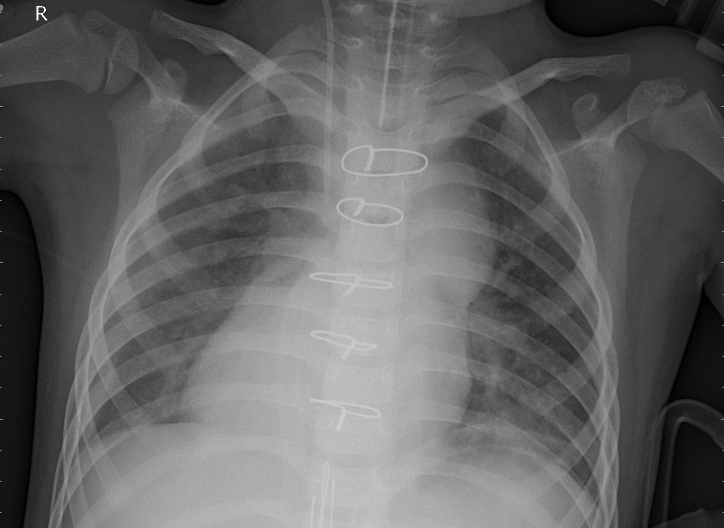
#> input picture test-pneumonia.jpeg, 1448 x 1056 px, found by its file name (shown at 1/2 size)
$ jupyter execute --allow-errors preprocessing-copd-detection.ipynb   (shell and % lines are left out)   (older library calls are emulated)
#> lines starting #> are read from the running program, lines starting #| are printed output that depends on the picture; after the words box and inside, x2 and y2 are one past the last pixel; in counts of white or black regions, pixels touching at a corner belong together
[cell 1]
import sys
import os
import glob
import numpy as np
import cv2
import scipy.misc
from matplotlib import pyplot as plt

[cell 2]
import numpy as np
import tensorflow as tf
import pandas as pd
import matplotlib.pyplot as plt
import matplotlib.image as mpimg
from keras.preprocessing.image import ImageDataGenerator
from tensorflow.keras.optimizers import RMSprop
from keras.preprocessing import image
# from google.colab import files

[cell 3]
input_dir = 'C:/Users/AALY/copd_detection/test-pneumonia.jpeg'
#basename = 'JPCLN001.png'
filename = input_dir #+ basename
dim = (512, 512)
img = cv2.imread(filename,0)
#> img is the input picture: shape (1056, 1448); min 0, max 255, mean 98.8
img = cv2.resize(img, dim, interpolation = cv2.INTER_AREA)
#> img: shape (512, 512)
print('Image shape is:', img.shape)
#| Image shape is: (512, 512)
plt.imshow(img,cmap='gray')
plt.colorbar()

[cell 4]
import cv2
import numpy as np

# Create our shapening kernel, it must equal to one eventually
kernel_sharpening = np.array([[-1,-1,-1],
                              [-1, 9,-1],
                              [-1,-1,-1]])
# applying the sharpening kernel to the input image & displaying it.
img = cv2.filter2D(img, -1, kernel_sharpening)
# cv2.imshow('Image Sharpening', img)
# cv2.waitKey(0)
# cv2.destroyAllWindows()
plt.imshow(img,cmap='gray')

[cell 5]
# [10 lines left out: function eraseMax, not called in this run]

# img_erased = eraseMax(img,draw=True)

#> (a cell that did not finish here is left out)

[cell 7]
clahe = cv2.createCLAHE(clipLimit=2.0, tileGridSize=(8,8))
img_clahe = clahe.apply(img)
plt.imshow(img_clahe,cmap='gray')

[cell 8]
ker = 169
kernel = np.ones((ker,ker),np.uint8)
blackhat = cv2.morphologyEx(img_clahe, cv2.MORPH_BLACKHAT, kernel)
plt.imshow(blackhat,cmap='gray')

[cell 9]
threshold = 45
ret, thresh = cv2.threshold(blackhat, threshold, 255, 0)
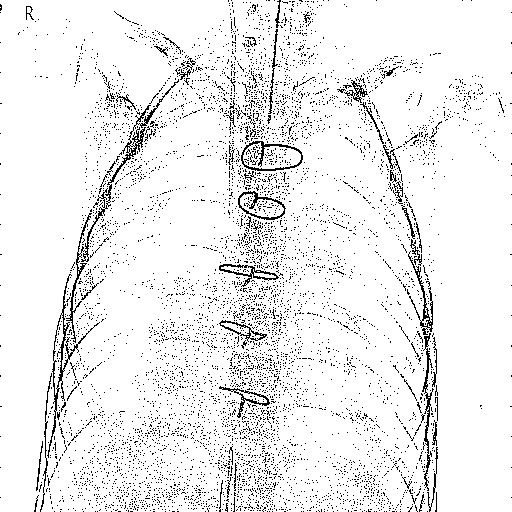
#> thresh: shape (512, 512); 93.1% white; black in thin lines or dots
#> ret = 45
plt.imshow(thresh,cmap='gray')

[cell 10]
def get_cmask(img, maxCorners=3800, qualityLevel=0.001, minDistance=1,Cradius=6):
#> called with maxCorners = 3800, qualityLevel = 0.001, minDistance = 1, Cradius = 6
    corners = cv2.goodFeaturesToTrack(img, maxCorners, qualityLevel, minDistance)
    corners = np.int0(corners)
    cmask = np.zeros(img.shape)
    for corner in corners:
        x,y = corner.ravel()
        cv2.circle(cmask,(x,y),Cradius,1,-1)
#> this loop made 3800 passes
#> (x, y) on passes 1 to 3: (28, 8), (28, 14), (28, 11)
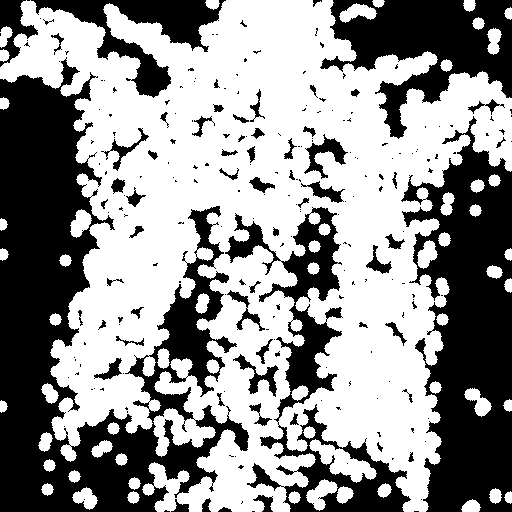
#> cmask: shape (512, 512) float64; values 0 (black) and 1 (white), 57.4% white; 231 black regions (168 under 20 px), largest, box (x1, y1, x2, y2) and area: (0, 57, 249, 512) 46213, (401, 116, 512, 512) 26507, (320, 0, 512, 139) 12597
    return cmask

cmask = get_cmask(img_clahe)
plt.imshow(cmask,cmap='gray')

[cell 11]
mask = np.multiply(cmask,thresh).astype('uint8')
#> mask: shape (512, 512); 52% white; 4340 black regions (4260 under 20 px), largest, box (x1, y1, x2, y2) and area: (0, 57, 250, 512) 48482, (390, 116, 512, 512) 27765, (219, 206, 412, 512) 13986
plt.imshow(mask,cmap='gray')

[cell 12]
median = cv2.medianBlur(mask,23)
#> median: shape (512, 512); 57.6% white; 39 black regions (11 under 20 px)
plt.imshow(median,cmap='gray')

[cell 13]
def contourMask(image):
    contours,hierc = cv2.findContours(image,cv2.RETR_TREE,cv2.CHAIN_APPROX_SIMPLE)
#> contours = 36 contours, 9 with area under 20; largest, box (x1, y1, x2, y2) and area: (0, 0, 512, 512) 165092, (160, 265, 225, 385) 4590, (283, 213, 338, 305) 3380, (277, 310, 333, 396) 2836, (101, 34, 173, 98) 1806
    area = np.zeros(len(contours))
#> area = 36 values from 0 to 0
    for j in range(len(contours)):
        cnt = contours[j]
        area[j] = cv2.contourArea(cnt)
#> this loop made 36 passes
#> cnt on passes 17, 31: [[249, 309], [250, 308], [251, 309], [250, 310]], [[310, 159], [311, 158], [312, 159], [311, 160]]
#> after the loop, area = 36 values, max 165092.5 at index 5, min 2 at index 16, mean 5093.3
    mask = np.zeros(image.shape)
    cv2.drawContours(mask, contours, np.argmax(area), (255), -1)#draw largest contour-usually right lung
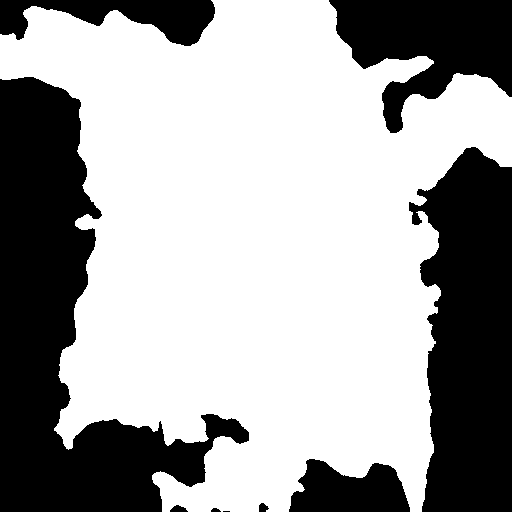
#> mask: shape (512, 512) float64; 63.5% white; 9 black regions (1 under 20 px), largest, box (x1, y1, x2, y2) and area: (0, 77, 249, 512) 43036, (409, 147, 512, 512) 28936, (329, 0, 512, 133) 13728
    temp = np.copy(area[np.argmax(area)])
#> temp = 165092.5
    area[np.argmax(area)]=0
    if area[np.argmax(area)] > temp/10:#make sure 2nd largest contour is also lung, not 2 lungs connected
        cv2.drawContours(mask, contours, np.argmax(area), (255), -1)#draw second largest contour
    contours.clear()
    return mask

contour_mask = contourMask(median).astype('uint8')
plt.imshow(contour_mask,cmap='gray')
cv2.imwrite("mask_new.jpeg", contour_mask)
#> Out = True

#> (a cell that did not finish here is left out)

[cell 15]
img = cv2.imread("C:/Users/AALY/copd_detection/chest_xray/train/PNEUMONIA/person1008_virus_1691.jpeg")
#> (the rest of this cell did not finish here and is left out)

[cell 16]
img = cv2.imread("C:/Users/AALY/copd_detection/chest_xray/train/PNEUMONIA/person1010_virus_1695.jpeg")
#> (the rest of this cell did not finish here and is left out)

[cell 17]
import numpy as np
from PIL import Image
input_dir = "C:/Users/AALY/copd_detection/sir_given_val/normal/"
pre_dir = "C:/Users/AALY/copd_detection/sir_given_val/pre-normal/"
# [17 lines left out: function apply_mask, not called in this run]

# [12 lines of commented-out code are left out]

#> (a cell that did not finish here is left out)

[cell 19]
len(dim)

[cell 20]
input_dir = "C:/Users/AALY/copd_detection/sir_given_val/normal/"
mask_dir = "C:/Users/AALY/copd_detection/sir_given_val/mask-normal/"
dim = (512, 512)
# [32 lines left out: function seg, not called in this run]

#Jvec = []
mask_count = 1
for filename in glob.glob(os.path.join(input_dir, '*.jpeg')):

#     basename = os.path.basename(filename)

    #GTmask = cv2.imread(GTmask_dir+basename,0)

    mask = seg(filename)
    write_dir = mask_dir + "sir-val-normal-" + str(mask_count) + ".jpeg"
    cv2.imwrite(write_dir, mask)
    print(mask_count)
    mask_count = mask_count + 1

    # [6 lines of commented-out code are left out]

[cell 21]
import numpy as np
import cv2, matplotlib.pyplot as plt

[cell 22]
img = cv2.imread('C:/Users/AALY/copd_detection/testsegment.jpeg') # in BGR mode
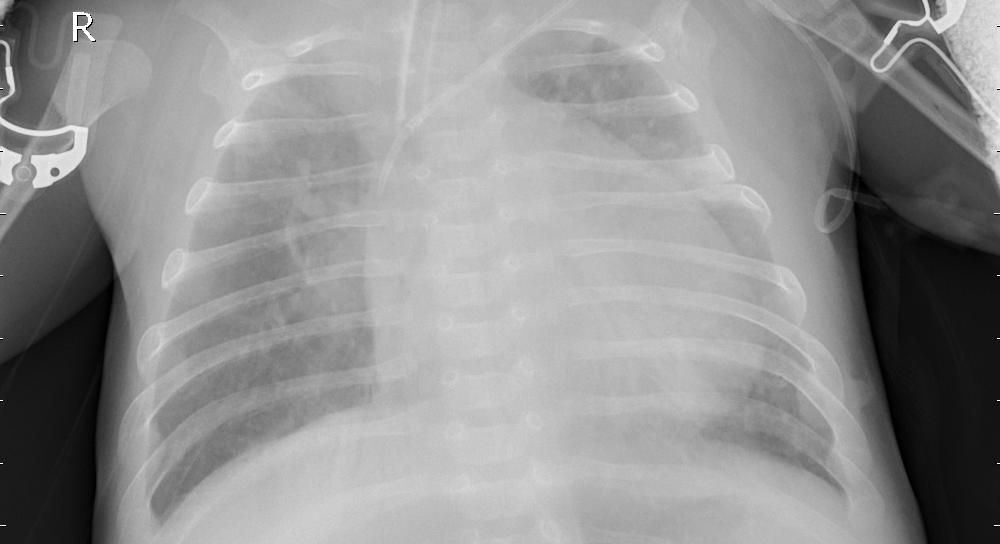
#> input picture testsegment.jpeg, 1000 x 544 px, found by its file name
#> img is the input picture: shape (544, 1000, 3); min 0, max 255, mean 144.9
# convert to RGB mode
img = cv2.cvtColor(img, cv2.COLOR_BGR2RGB)

plt.axis('off')
plt.imshow(img)

[cell 23]
import cv2
import numpy as np

# Create our shapening kernel, it must equal to one eventually
kernel_sharpening = np.array([[-1,-1,-1],
                              [-1, 9,-1],
                              [-1,-1,-1]])
# applying the sharpening kernel to the input image & displaying it.
img = cv2.filter2D(img, -1, kernel_sharpening)
cv2.imshow('Image Sharpening', img)
cv2.waitKey(0)
cv2.destroyAllWindows()

[cell 24]
# performing otsu's binarization
# convert to gray scale first
gray = cv2.cvtColor(img,cv2.COLOR_BGR2GRAY)
ret, thresh = cv2.threshold(gray, 0, 255, cv2.THRESH_BINARY_INV + cv2.THRESH_OTSU)
#> thresh: shape (544, 1000); 21.9% white; 1389 white regions (1357 under 20 px), largest, box (x1, y1, x2, y2) and area: (800, 25, 1000, 544) 62919, (0, 127, 131, 544) 40861, (0, 0, 97, 130) 6080
#> ret = 108
print("Threshold limit: " + str(ret))
#| Threshold limit: 108.0

plt.axis('off')
plt.imshow(thresh, cmap = 'gray')

[cell 25]
# noise removal
kernel = np.ones((3, 3), np.uint8)
opening = cv2.morphologyEx(thresh, cv2.MORPH_OPEN, kernel, iterations = 2)
#> opening: shape (544, 1000); 19.5% white; 20 white regions, largest, box (x1, y1, x2, y2) and area: (826, 82, 1000, 544) 59733, (0, 176, 130, 544) 39635, (0, 0, 83, 124) 4579

# sure background area
sure_bg = cv2.dilate(opening, kernel, iterations = 3)
#> sure_bg: shape (544, 1000); 21.3% white; 8 white regions, largest, box (x1, y1, x2, y2) and area: (823, 53, 1000, 544) 63950, (0, 173, 133, 544) 41981, (0, 0, 86, 127) 6212

# sure foreground area
dist_transform = cv2.distanceTransform(opening,cv2.DIST_L2,5)
ret, sure_fg = cv2.threshold(dist_transform,0.7*dist_transform.max(),255,0)
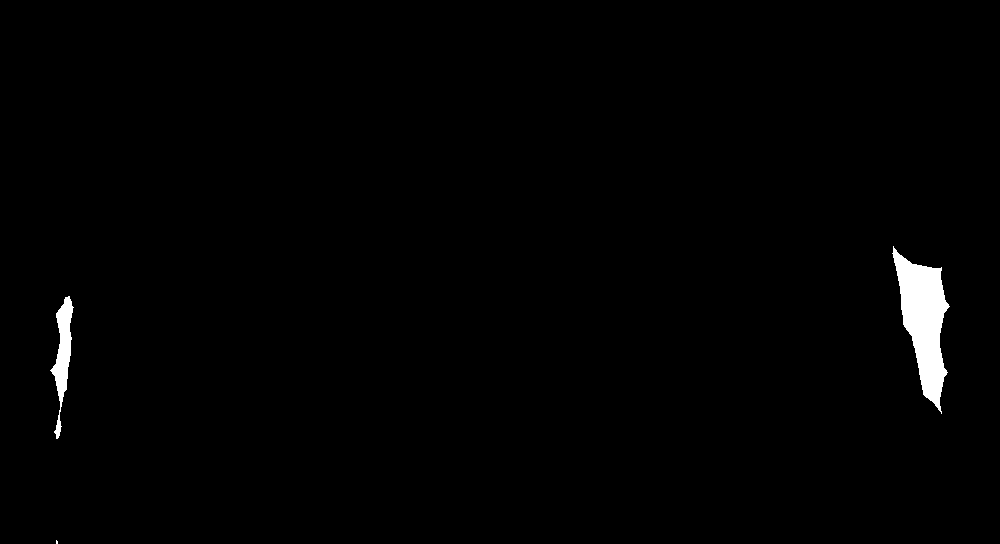
#> sure_fg: shape (544, 1000) float32; 1.1% white; 3 white regions (1 under 20 px), largest, box (x1, y1, x2, y2) and area: (892, 246, 950, 414) 4731, (50, 296, 74, 439) 1343
#> ret = 52.85

# Finding unknown region
sure_fg = np.uint8(sure_fg)
unknown = cv2.subtract(sure_bg,sure_fg)
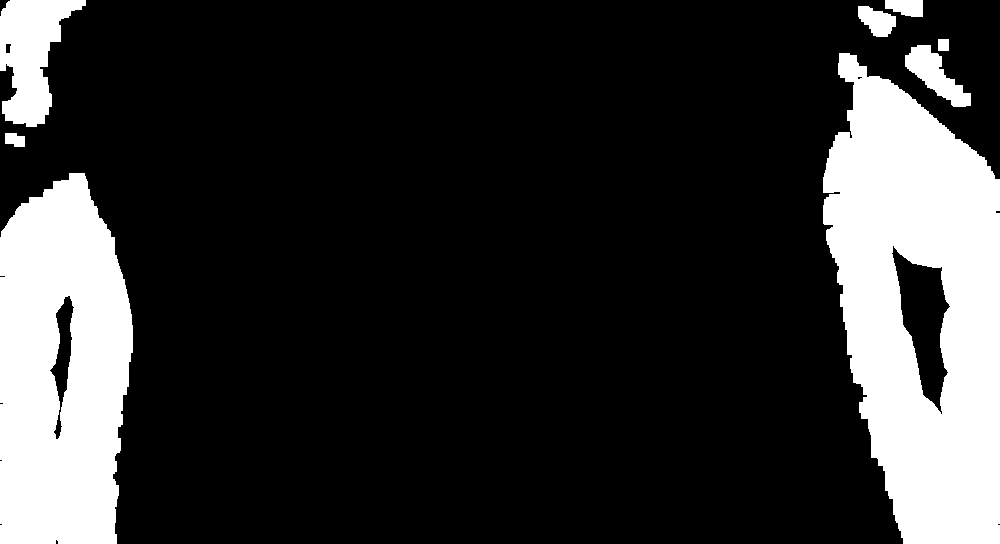
#> unknown: shape (544, 1000); 20.1% white; 8 white regions, largest, box (x1, y1, x2, y2) and area: (823, 53, 1000, 544) 59219, (0, 173, 133, 544) 40631, (0, 0, 86, 127) 6212

[cell 26]
plt.imshow(dist_transform, cmap = 'gray')

[cell 27]
print("hello")

[cell 28]
fig = plt.figure(figsize = (20, 10)) # to change figsize
plt.subplot(131)
plt.imshow(sure_bg, cmap = 'gray')
plt.title('Sure background, dilated')

plt.subplot(132)
plt.imshow(sure_fg, cmap = 'gray')
plt.title('Sure foreground, eroded')

plt.subplot(133)
plt.imshow(unknown, cmap = 'gray')
plt.title('Subtracted image, black - sure bg & fg')
plt.tight_layout()

[cell 29]
ret, markers = cv2.connectedComponents(sure_fg)
#> markers: shape (544, 1000) int32; 4 distinct labels, from 0 to 3
#> ret = 4

markers = markers + 1
#> markers: shape (544, 1000) int32; 4 distinct labels, from 1 to 4

markers[unknown==255] = 0
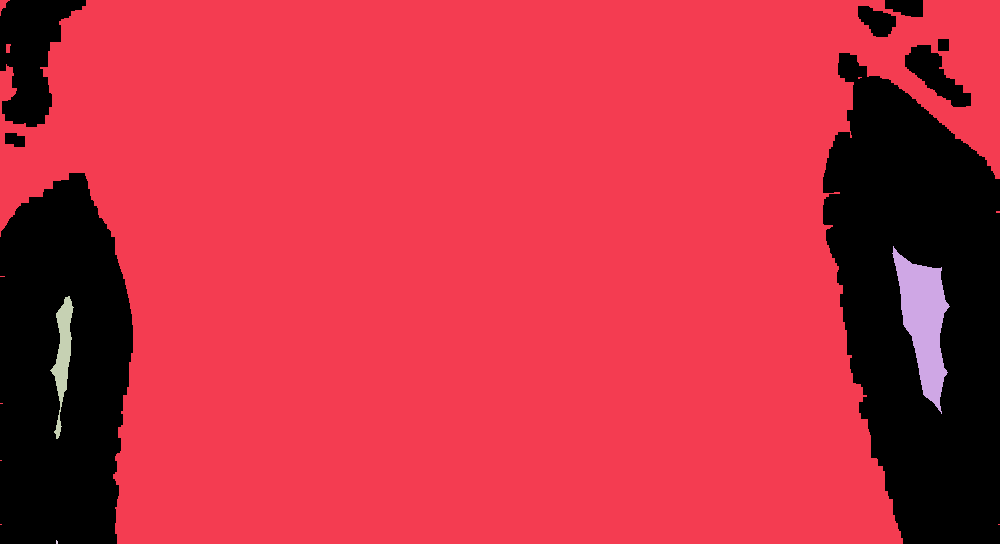
#> markers: shape (544, 1000) int32; 5 distinct labels, from 0 to 4; one colour per label, 0 black

fig = plt.figure(figsize = (20, 10)) # to change figsize
plt.subplot(121)
plt.imshow(markers, cmap = 'gray')
plt.subplot(122)
plt.imshow(markers)

[cell 30]
markers = cv2.watershed(img, markers)
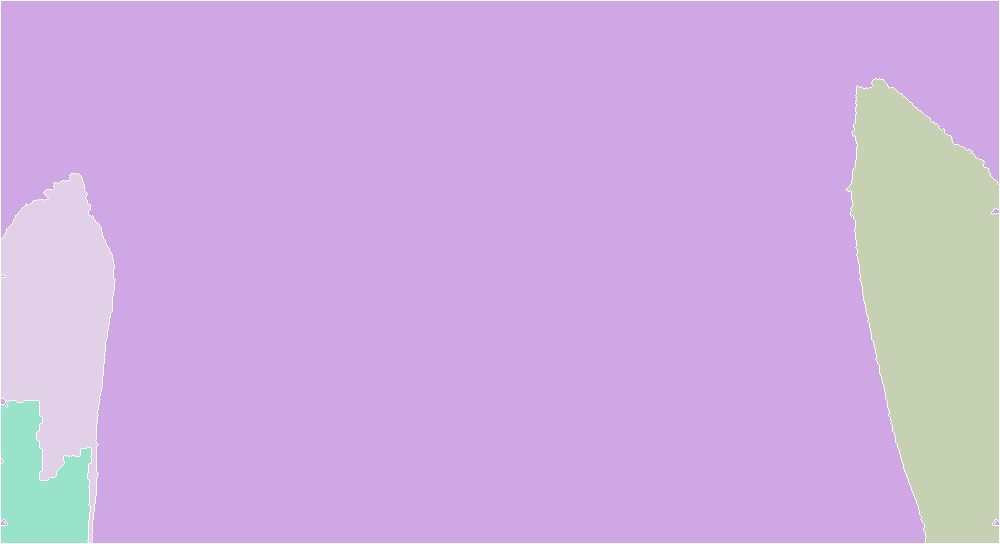
#> markers: shape (544, 1000) int32; 5 distinct labels, from -1 to 4; one colour per label, 0 black, -1 white
img[markers == -1] = [0, 255,0]
#> img: shape (544, 1000, 3); mean R, G, B 143.9, 146.1, 143.9

[cell 31]
plt.imshow(img)

[cell 32]
import cv2
import numpy as np
# Reading in and displaying our image
image = cv2.imread('C:/Users/AALY/copd_detection/testsegment.jpeg')
cv2.imshow('Original', image)
# Create our shapening kernel, it must equal to one eventually
kernel_sharpening = np.array([[-1,-1,-1],
                              [-1, 9,-1],
                              [-1,-1,-1]])
# applying the sharpening kernel to the input image & displaying it.
sharpened = cv2.filter2D(image, -1, kernel_sharpening)
cv2.imshow('Image Sharpening', sharpened)
cv2.waitKey(0)
cv2.destroyAllWindows()

[cell 33]
import cv2
img = cv2.imread('C:/Users/AALY/copd_detection/test-pneumonia.jpeg',0)  #pass 0 to convert into gray level
dim = (512,512)
img = cv2.resize(img, dim, interpolation = cv2.INTER_AREA)
ret,thr = cv2.threshold(img, 0, 255, cv2.THRESH_OTSU)
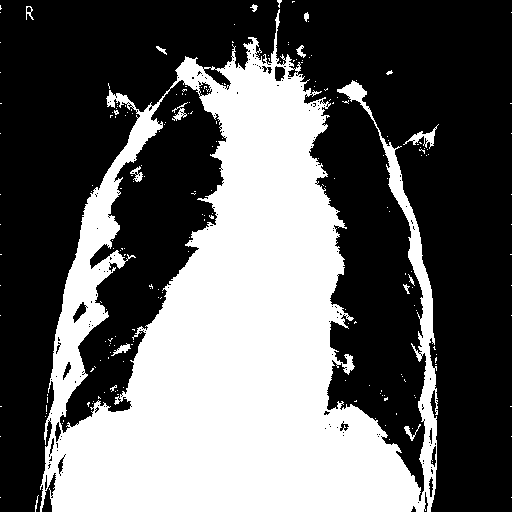
#> thr: shape (512, 512); 38.6% white; 212 white regions (197 under 20 px), largest, box (x1, y1, x2, y2) and area: (40, 9, 438, 512) 99776, (403, 124, 439, 149) 242, (172, 102, 188, 121) 109
#> ret = 108
cv2.imshow('win1', thr)
cv2.waitKey(0)
cv2.destroyAllWindows()

#> (a cell that did not finish here is left out)

[cell 35]
import numpy as np
import cv2

img = cv2.imread('C:/Users/AALY/copd_detection/test-pneumonia.jpeg')
dim = (300,300)
img = cv2.resize(img, dim, interpolation = cv2.INTER_AREA)
#> img: shape (300, 300, 3)
Z = img.reshape((-1,3))

# convert to np.float32
Z = np.float32(Z)

# define criteria, number of clusters(K) and apply kmeans()
criteria = (cv2.TERM_CRITERIA_EPS + cv2.TERM_CRITERIA_MAX_ITER, 10, 1.0)
#> criteria = (3, 10, 1)
K = 2
ret,label,center=cv2.kmeans(Z,K,None,criteria,10,cv2.KMEANS_RANDOM_CENTERS)
#> ret = 176129255.1; center = [[66.42, 66.42, 66.42], [150.3, 150.3, 150.3]]

# Now convert back into uint8, and make original image
center = np.uint8(center)
#> center = [[66, 66, 66], [150, 150, 150]]
res = center[label.flatten()]
res2 = res.reshape((img.shape))
#> res2: shape (300, 300, 3); values 66 (black) and 150 (white), 38.6% white; 66 white regions (58 under 20 px), largest, box (x1, y1, x2, y2) and area: (23, 19, 256, 300) 34151, (197, 47, 219, 70) 147, (238, 73, 257, 86) 80

cv2.imshow('res2',res2)
cv2.waitKey(0)
cv2.destroyAllWindows()

[cell 36]
import cv2
from matplotlib import pyplot as plt
img = cv2.imread('C:/Users/AALY/copd_detection/test-pneumonia.jpeg',0)
# To specify the number of ticks on both or any single axes
plt.locator_params(axis='y', nbins=6)
plt.locator_params(axis='x', nbins=10)
# alternative way to find histogram of an image
plt.hist(img.ravel(),256,[0,256])
plt.savefig('histogram.jpeg')
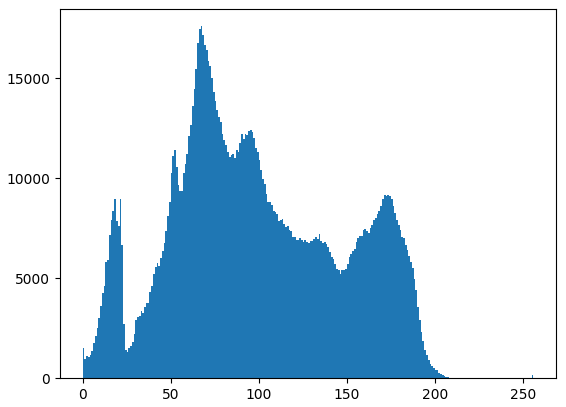
#> figure drawn by matplotlib, 1 panel; tallest bar 17613 high, from x = 67 to 68
plt.show()
